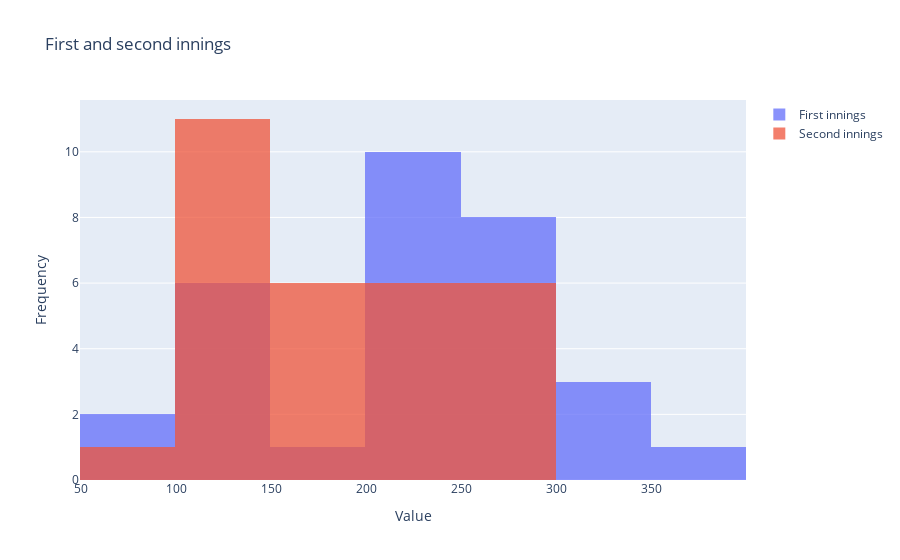

Notebook code cell kept with this figure:
### Code cell
import plotly.graph_objects as go

# Create histogram traces for each data
trace1 = go.Histogram(
    x= First,
    opacity=0.75,
    name='First innings'
    
)

trace2 = go.Histogram(
    x= Second,
    opacity=0.75,
    name='Second innings'
)

#Create Layout
layout = go.Layout(
    title='First and second innings',
    xaxis=dict(title='Value'),
    yaxis=dict(title='Frequency'),
    barmode='overlay'  # Overlay histograms
)

# Create figure object and add traces
fig = go.Figure(data=[trace1, trace2], layout=layout)

# Show the figure
fig.show()

### Figure 1 — Plotly figure (JSON) as saved in the notebook; plotly's stock layout.template omitted (floating-point values rounded to 4 significant figures)
{"data": [{"name": "First innings", "opacity": 0.75, "type": "histogram", "x": [259, 207, 310, 244, 140, 190, 225, 260, 223, 317, 269, 234, 235, 131, 134, 228, 140, 277, 203, 89, 271, 229, 61, 105, 135, 265, 234, 274, 305, 293, 356]}, {"name": "Second innings", "opacity": 0.75, "type": "histogram", "x": [256, 175, 298, 137, 144, 193, 218, 198, 217, 162, 128, 225, 236, 132, 136, 229, 136, 280, 204, 90, 272, 119, null, 107, 136, 194, 134, 275, 148, 156, 285]}], "layout": {"barmode": "overlay", "title": {"text": "First and second innings"}, "xaxis": {"title": {"text": "Value"}}, "yaxis": {"title": {"text": "Frequency"}}}}
